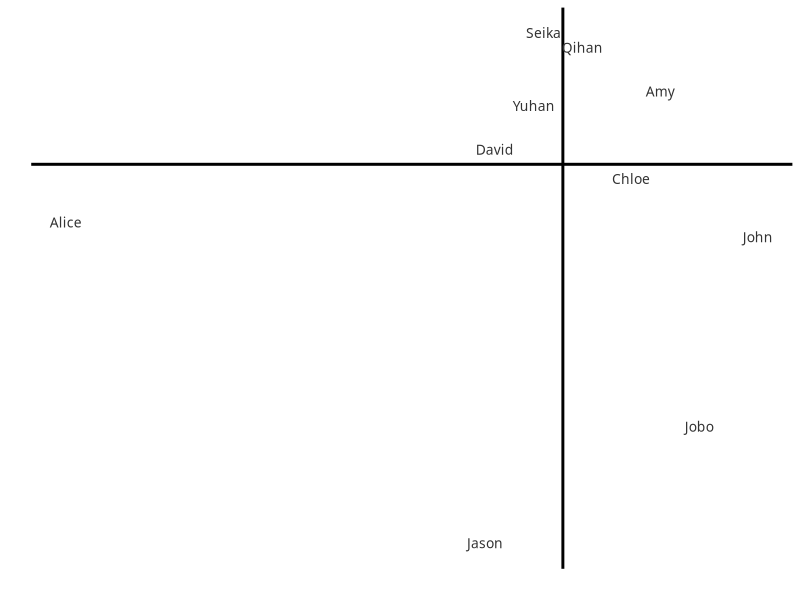

Write R code to recreate this figure.
library("tidyverse")

raw_tier_data = read.csv("Data/genshin_character_survey_tier_data.csv")

gathered_tier_data = raw_tier_data %>%
  rename(Character = Name) %>%
  gather(key = "Person", value = "Score", -Character)

mean_rating_by_person = gathered_tier_data %>%
  group_by(Person) %>%
  summarise(Mean = mean(Score))

mean_rating_by_character = gathered_tier_data %>%
  group_by(Character) %>%
  summarise(Mean = mean(Score))

mean_deviation_by_person = gathered_tier_data %>%
  merge(mean_rating_by_character, by = "Character") %>%
  mutate(Deviation = abs(Score - Mean)) %>%
  group_by(Person) %>%
  summarise(MeanDev = mean(Deviation))

combined_person_data = mean_rating_by_person %>%
  rename(MeanScore = Mean) %>%
  merge(mean_deviation_by_person, by = "Person") %>%
  mutate(
    MeanDevAdj = MeanDev - median(MeanDev),
    MeanScoreAdj = MeanScore - median(MeanScore)
  )

combined_person_plot = combined_person_data %>%
  ggplot(aes(x = MeanDevAdj, y = MeanScoreAdj)) +
  geom_vline(xintercept = 0, color = "black", size = 1) +
  geom_hline(yintercept = 0, color = "black", size = 1) +
  geom_text(aes(label = Person), size = 3.5, family = "Decima WE", color = "grey20", vjust = 0.5, hjust = 0.5) +
  xlab("") +
  ylab("") +
  theme(
    panel.background = element_blank(),
    axis.text.x = element_blank(),
    axis.ticks.x = element_blank(),
    axis.text.y = element_blank(),
    axis.ticks.y = element_blank(),
    plot.title = element_text(hjust = 0.5)
    ) #+
  #xlim(-0.35, 0.35) +
  #ylim(-0.8, 0.8)
  #annotate("text", x = 0, y = 0.8, size = 4, label = "  Soft", hjust = 0) +
  #annotate("text", x = 0, y = -0.8, size = 4, label = "  Harsh", hjust = 0) +
  #annotate("text", x = -0.35, y = 0, size = 4, label = "Basic", hjust = 0, vjust = -0.5) +
  #annotate("text", x = 0.35, y = 0, size = 4, label = "Deviant", hjust = 1, vjust = -0.5) +
  #ggtitle("Character Preference Political Compass")

show(combined_person_plot)
